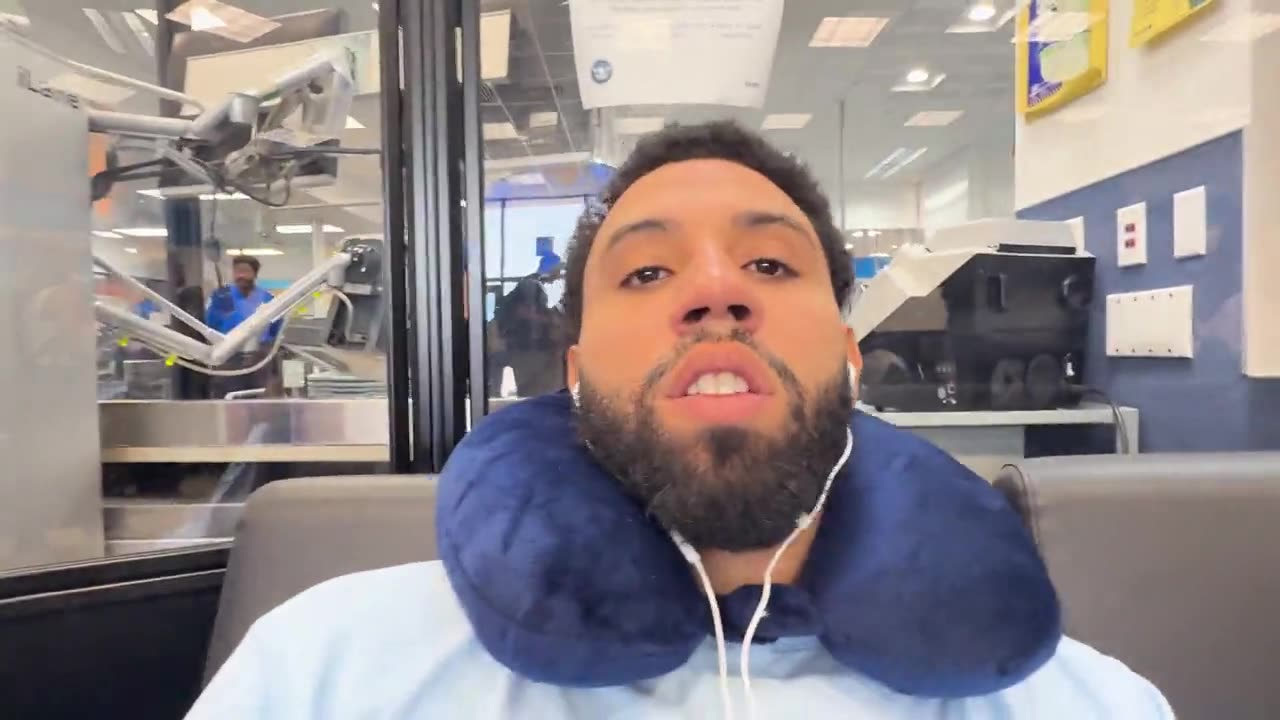
#> input picture images/vlog/first-vlog-poster.jpg, 1280 x 720 px, given in place of first-vlog-poster.jpg-poster.jpg, which was not available
$ python vlog-share.py ../images/vlog/first-vlog-poster.jpg ../images/vlog/nyc-poster-run-poster.jpg ../images/vlog/nyc-poster-run-poster.jpg
#> lines starting #> are read from the running program, lines starting #| are printed output that depends on the picture; pictures that were not available may be replaced by others from this repository, and a replacement may not be noted
#!/usr/bin/env python3
"""vlog-share.py <slug> <runtime> <episode-no>

Builds images/vlog/<slug>-share.jpg (1200x630) from the episode poster:
big play button + "WATCH · runtime" chip, so link previews in iMessage /
Instagram / X read as a VIDEO, not a photo. og:image and twitter:image on
the episode page point at this file; the <video poster> stays clean.

  python3 tools/vlog-share.py nyc-poster-run 6:30 03
"""
import sys, os
from PIL import Image, ImageDraw, ImageFont, ImageFilter

ROOT = os.path.dirname(os.path.dirname(os.path.abspath(__file__)))
slug, runtime, ep = sys.argv[1], sys.argv[2], sys.argv[3]
W, H = 1200, 630
ACCENT = (255, 74, 23); INK = (16, 16, 16); WHITE = (255, 255, 255)

def font(name, size, index=0):
    for p in (f"/System/Library/Fonts/Supplemental/{name}", f"/System/Library/Fonts/{name}"):
        if os.path.exists(p):
            return ImageFont.truetype(p, size, index=index)
    return ImageFont.load_default()

src = Image.open(f"{ROOT}/images/vlog/{slug}-poster.jpg").convert("RGB")
#> src is the input picture: PIL image 1280x720 RGB; mean R, G, B 143.2, 134.3, 135.9
s = max(W / src.width, H / src.height)
#> s = 0.938
src = src.resize((round(src.width * s), round(src.height * s)), Image.LANCZOS)
#> src: PIL image 1200x675 RGB
l, t = (src.width - W) // 2, (src.height - H) // 2
#> l = 0; t = 22
img = src.crop((l, t, l + W, t + H))
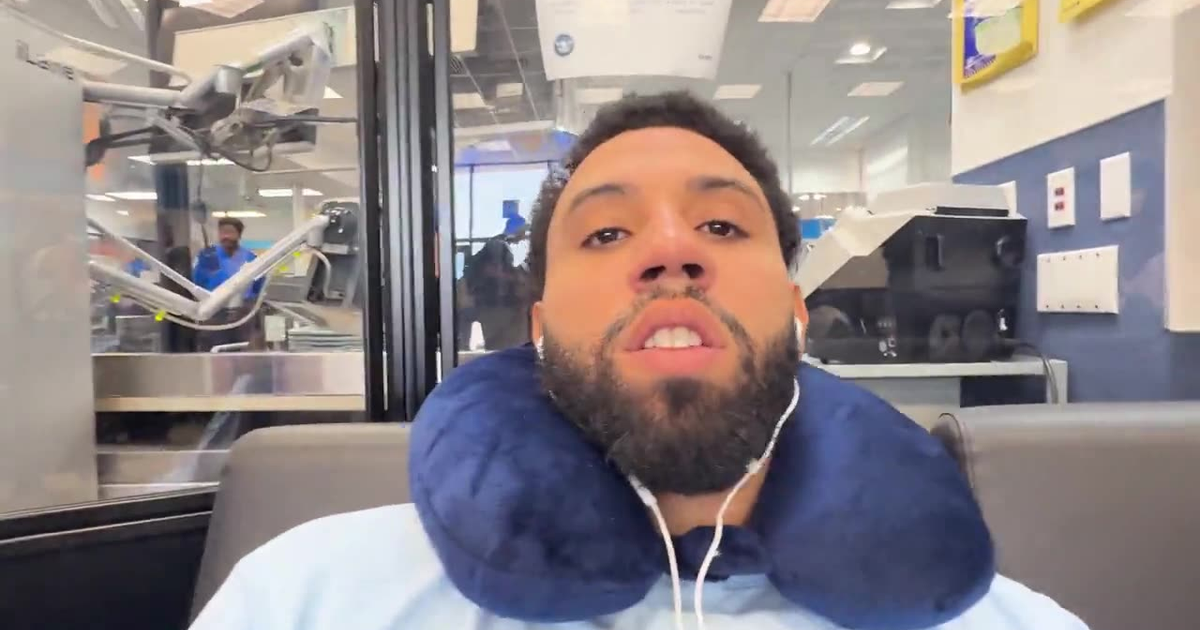
#> img: PIL image 1200x630 RGB; mean R, G, B 140.8, 131.3, 133.2

# darken edges so the button + chip read on any frame (day or night footage)
shade = Image.new("L", (W, H), 0)
#> shade: PIL image 1200x630 L; every value is 0
d = ImageDraw.Draw(shade)
for y in range(H):
    d.line([(0, y), (W, y)], fill=int(40 + 110 * (y / H) ** 2))
img = Image.composite(Image.new("RGB", (W, H), INK), img, shade)
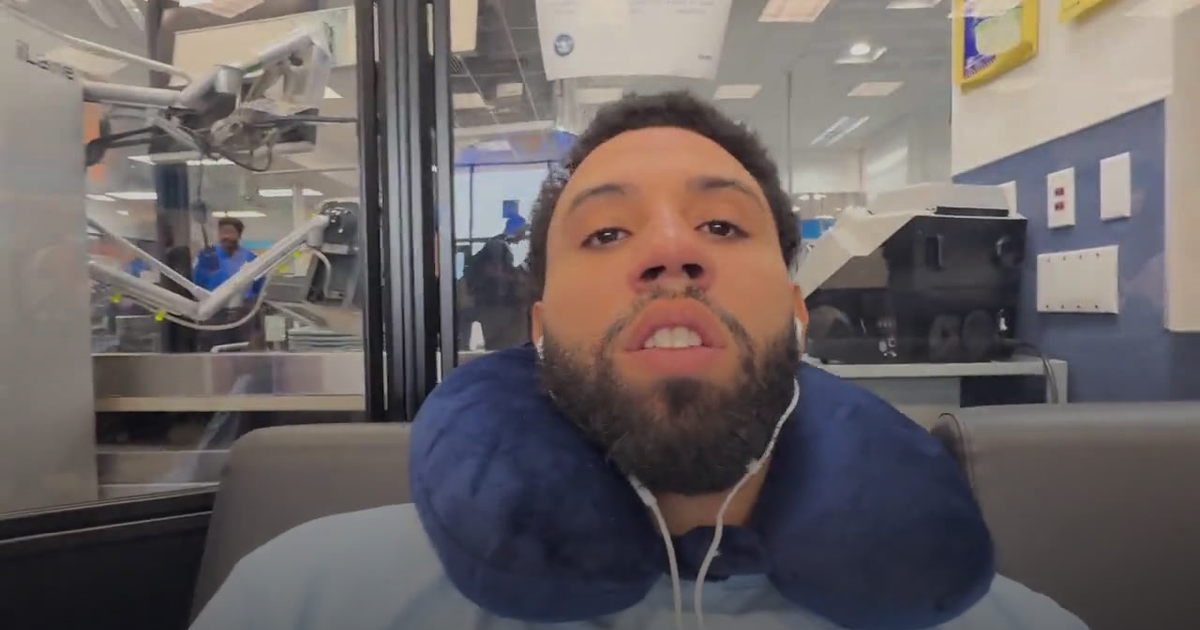
#> img: PIL image 1200x630 RGB; mean R, G, B 106.9, 99.5, 99.5

draw = ImageDraw.Draw(img, "RGBA")
# play button: soft shadow + solid accent disc + white triangle
cx, cy, r = W // 2, H // 2 - 10, 92
sh = Image.new("RGBA", (W, H), (0, 0, 0, 0))
#> sh: PIL image 1200x630 RGBA; every value is 0
ImageDraw.Draw(sh).ellipse((cx - r, cy - r + 8, cx + r, cy + r + 8), fill=(0, 0, 0, 140))
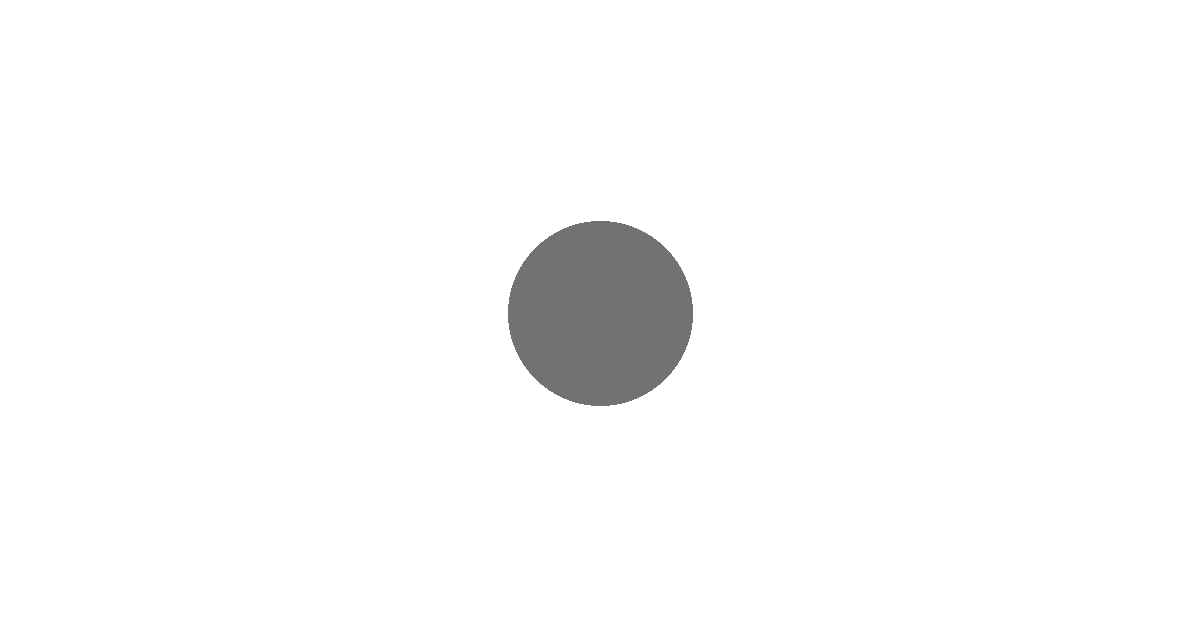
#> sh: PIL image 1200x630 RGBA; mean R, G, B, A 0, 0, 0, 5; transparent parts drawn white
img.paste(sh.filter(ImageFilter.GaussianBlur(18)), (0, 0), sh.filter(ImageFilter.GaussianBlur(18)))
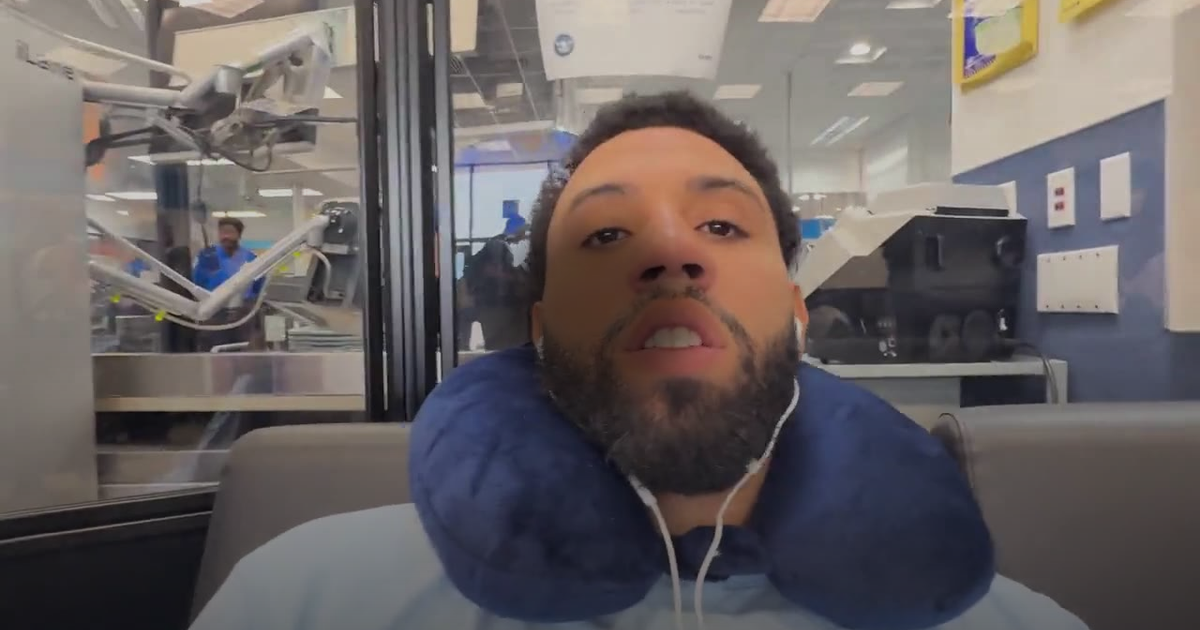
#> img: PIL image 1200x630 RGB; mean R, G, B 104.3, 97.7, 97.9
draw = ImageDraw.Draw(img, "RGBA")
draw.ellipse((cx - r, cy - r, cx + r, cy + r), fill=ACCENT, outline=WHITE, width=5)
tri = r * 0.46
draw.polygon([(cx - tri * 0.62, cy - tri), (cx - tri * 0.62, cy + tri), (cx + tri * 1.02, cy)], fill=WHITE)

# bottom chip: ▶ WATCH · 6:30
mono = font("Menlo.ttc", 30, 1)
label = f"WATCH · {runtime}"
tw = draw.textlength(label, font=mono)
#> tw = 224
x0, y0, ph = 44, H - 44 - 60, 60
draw.rectangle((x0, y0, x0 + 56 + tw + 26, y0 + ph), fill=ACCENT)
draw.polygon([(x0 + 22, y0 + 18), (x0 + 22, y0 + ph - 18), (x0 + 44, y0 + ph / 2)], fill=WHITE)
draw.text((x0 + 56, y0 + ph / 2), label, font=mono, fill=WHITE, anchor="lm")

# top-left tag: CALVIN PRIICE — VLOG EP 03
tag = f"CALVIN PRIICE  ·  VLOG EP {ep}"
tf = font("Menlo.ttc", 24, 1)
tw2 = draw.textlength(tag, font=tf)
#> tw2 = 302
draw.rectangle((44, 40, 44 + tw2 + 32, 40 + 46), fill=INK)
draw.text((44 + 16, 40 + 23), tag, font=tf, fill=WHITE, anchor="lm")

out = f"{ROOT}/images/vlog/{slug}-share.jpg"
img.save(out, quality=85, optimize=True, progressive=True)
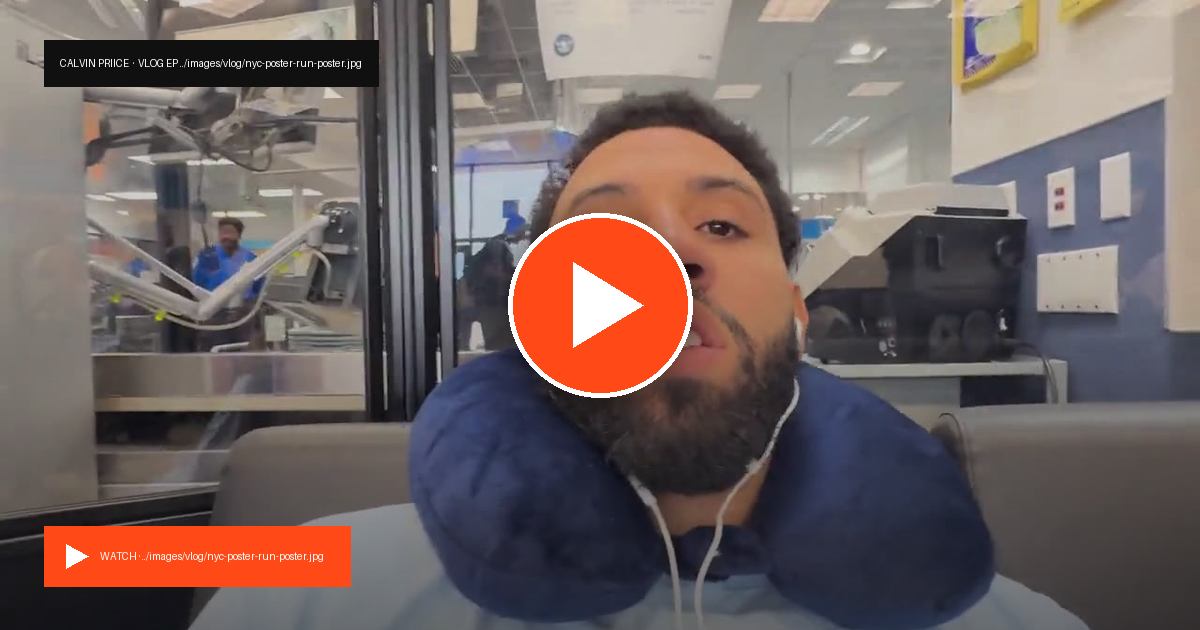
#> saved as first-vlog-poster.jpg-share.jpg: PIL image 1200x630 RGB; mean R, G, B 112.7, 97.8, 95.9
print(out, os.path.getsize(out) // 1024, "KB")

$ run again, on images/vlog/san-gennaro-eats-and-flight-home-poster.jpg
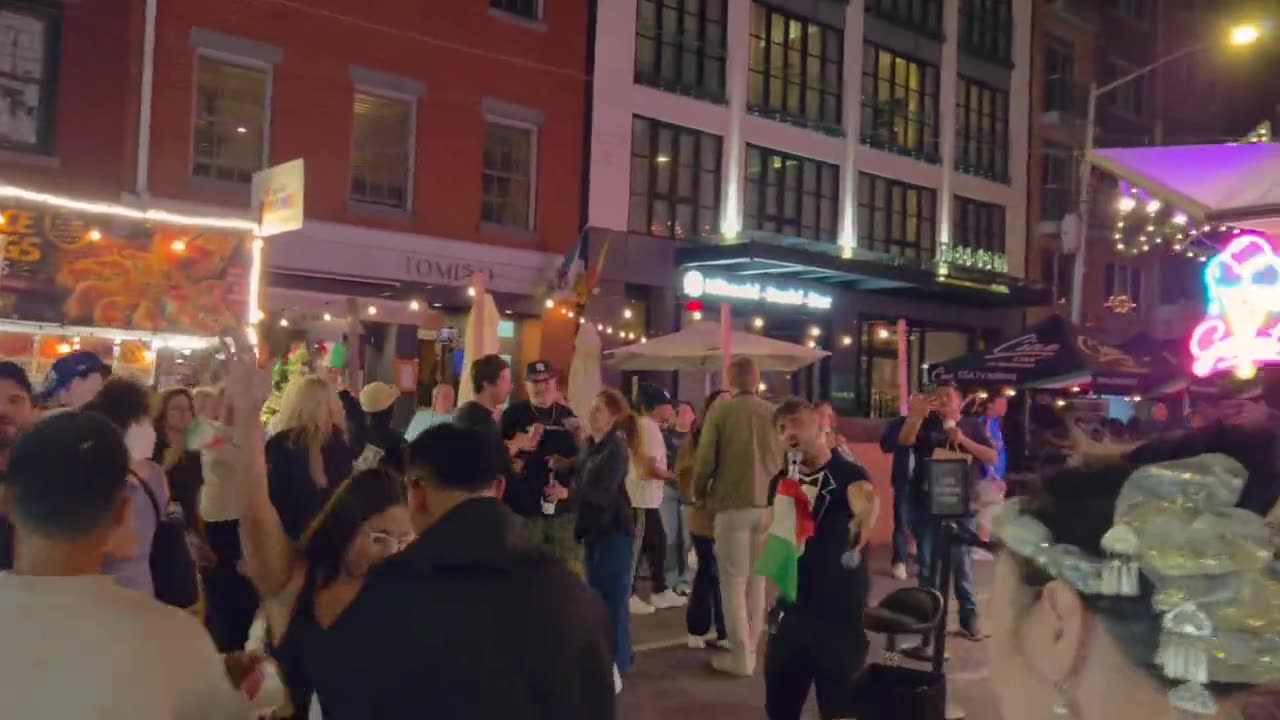
#> input picture images/vlog/san-gennaro-eats-and-flight-home-poster.jpg, 1280 x 720 px, given in place of san-gennaro-eats-and-flight-home-poster.jpg-poster.jpg, which was not available
#> src is the input picture: PIL image 1280x720 RGB; mean R, G, B 92.2, 69.6, 68.8
#> src: PIL image 1200x675 RGB
#> shade: PIL image 1200x630 L; every value is 0
#> `img.paste(sh.filter(ImageFilter.GaussianBlur(18)), (0, 0), sh.filter(I..`:
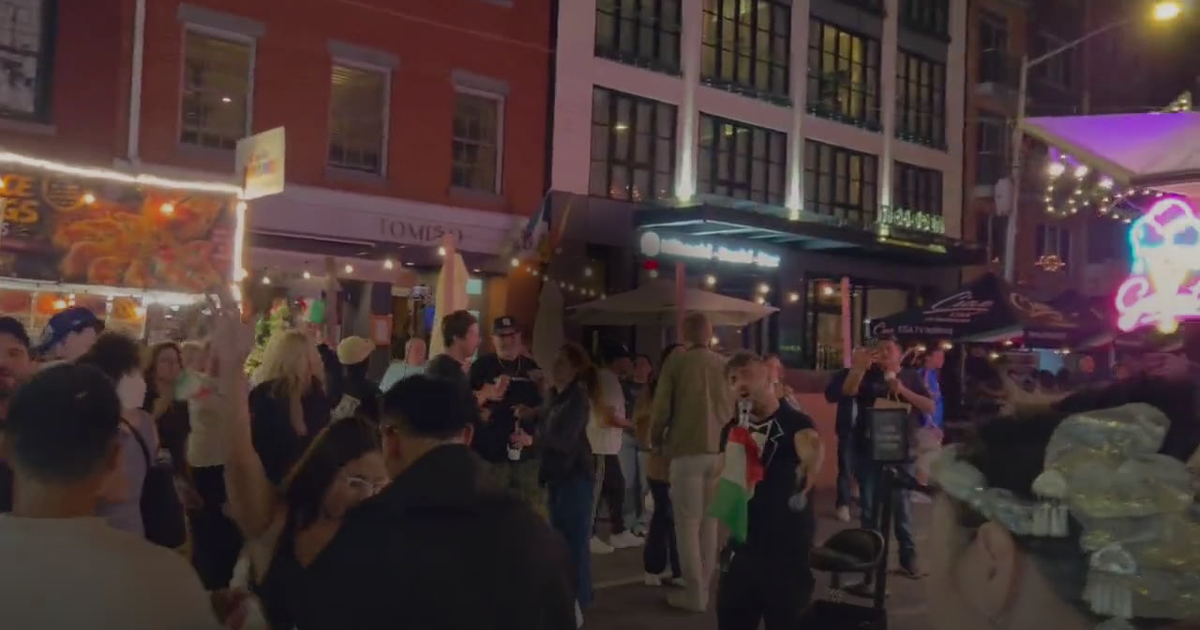
#> img: PIL image 1200x630 RGB; mean R, G, B 70, 53.5, 53.3
#> tw = 314
#> tw2 = 392
#> `img.save(out, quality=85, optimize=True, progressive=True)`:
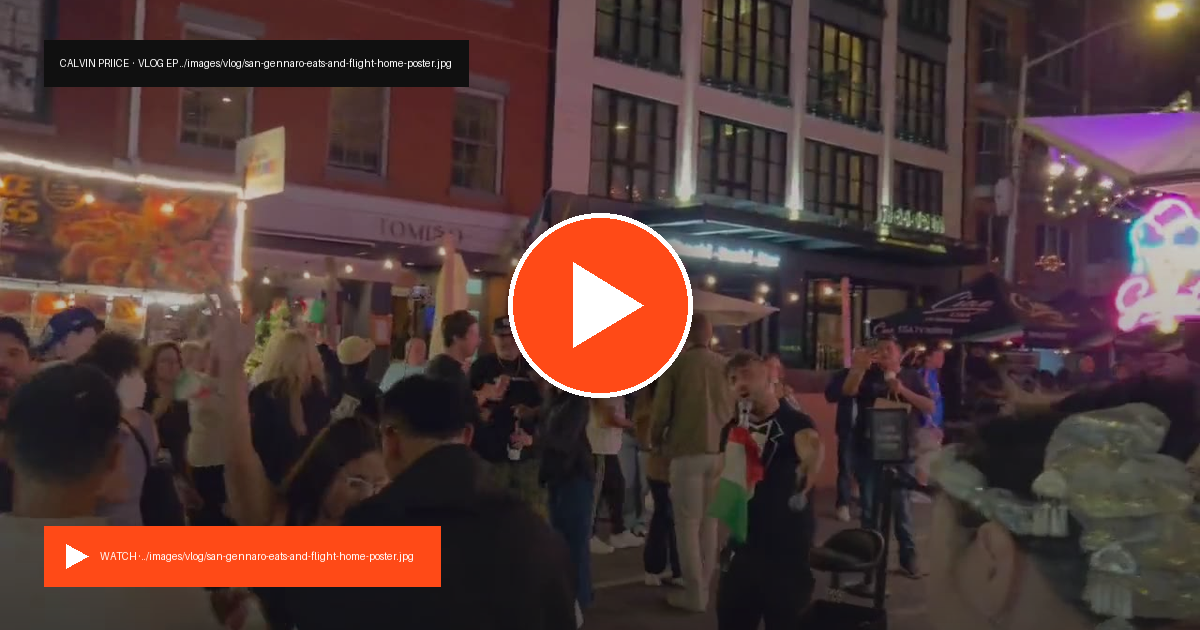
#> saved as san-gennaro-eats-and-flight-home-poster.jpg-share.jpg: PIL image 1200x630 RGB; mean R, G, B 82.7, 57.2, 54.1

$ run again, on images/vlog/trail-ride-poster.jpg
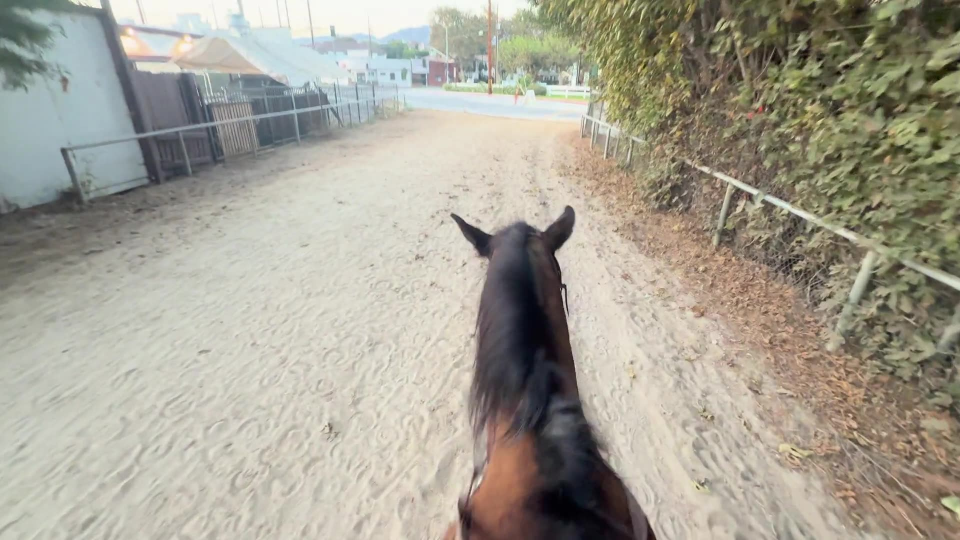
#> input picture images/vlog/trail-ride-poster.jpg, 1920 x 1080 px, given in place of trail-ride-poster.jpg-poster.jpg, which was not available (shown at 1/2 size)
#> src is the input picture: PIL image 1920x1080 RGB; mean R, G, B 165.8, 161.7, 148.5
#> src: PIL image 1200x675 RGB
#> shade: PIL image 1200x630 L; every value is 0
#> `img.paste(sh.filter(ImageFilter.GaussianBlur(18)), (0, 0), sh.filter(I..`:
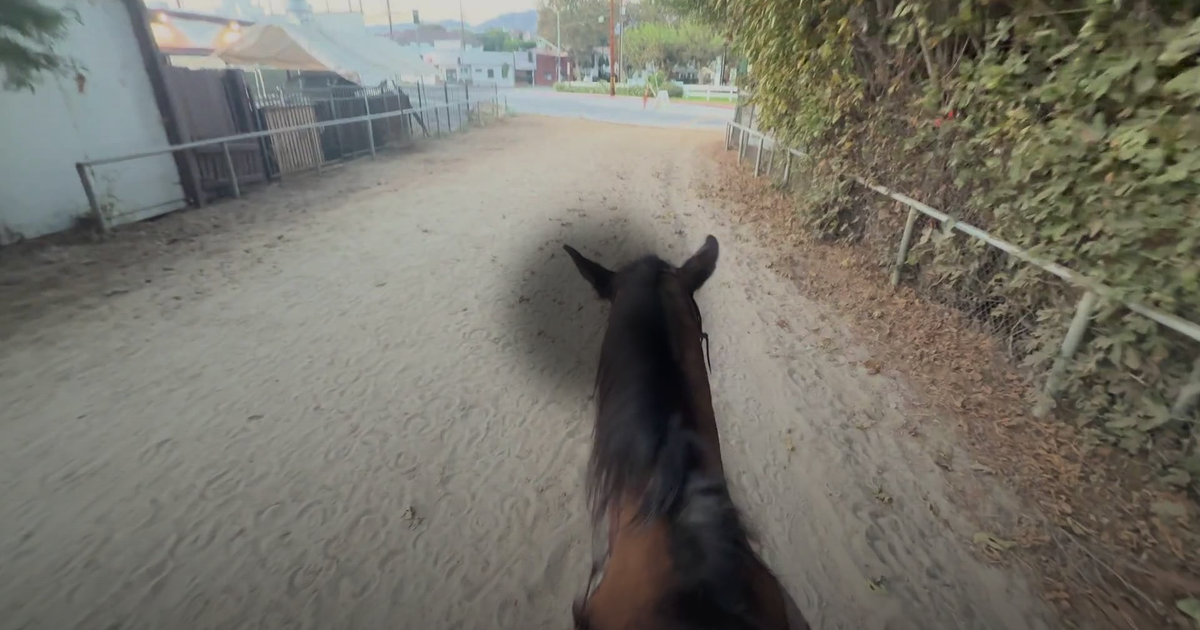
#> img: PIL image 1200x630 RGB; mean R, G, B 117.6, 115.4, 106.1
#> tw = 195
#> tw2 = 273
#> `img.save(out, quality=85, optimize=True, progressive=True)`:
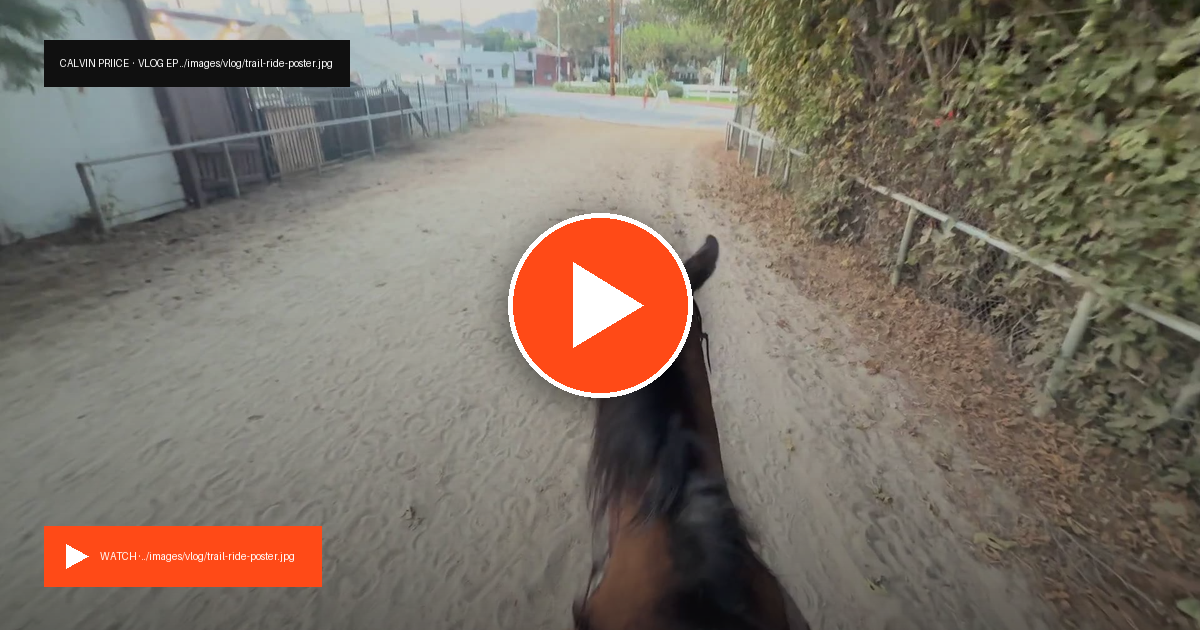
#> saved as trail-ride-poster.jpg-share.jpg: PIL image 1200x630 RGB; mean R, G, B 125.3, 114.2, 102.6
